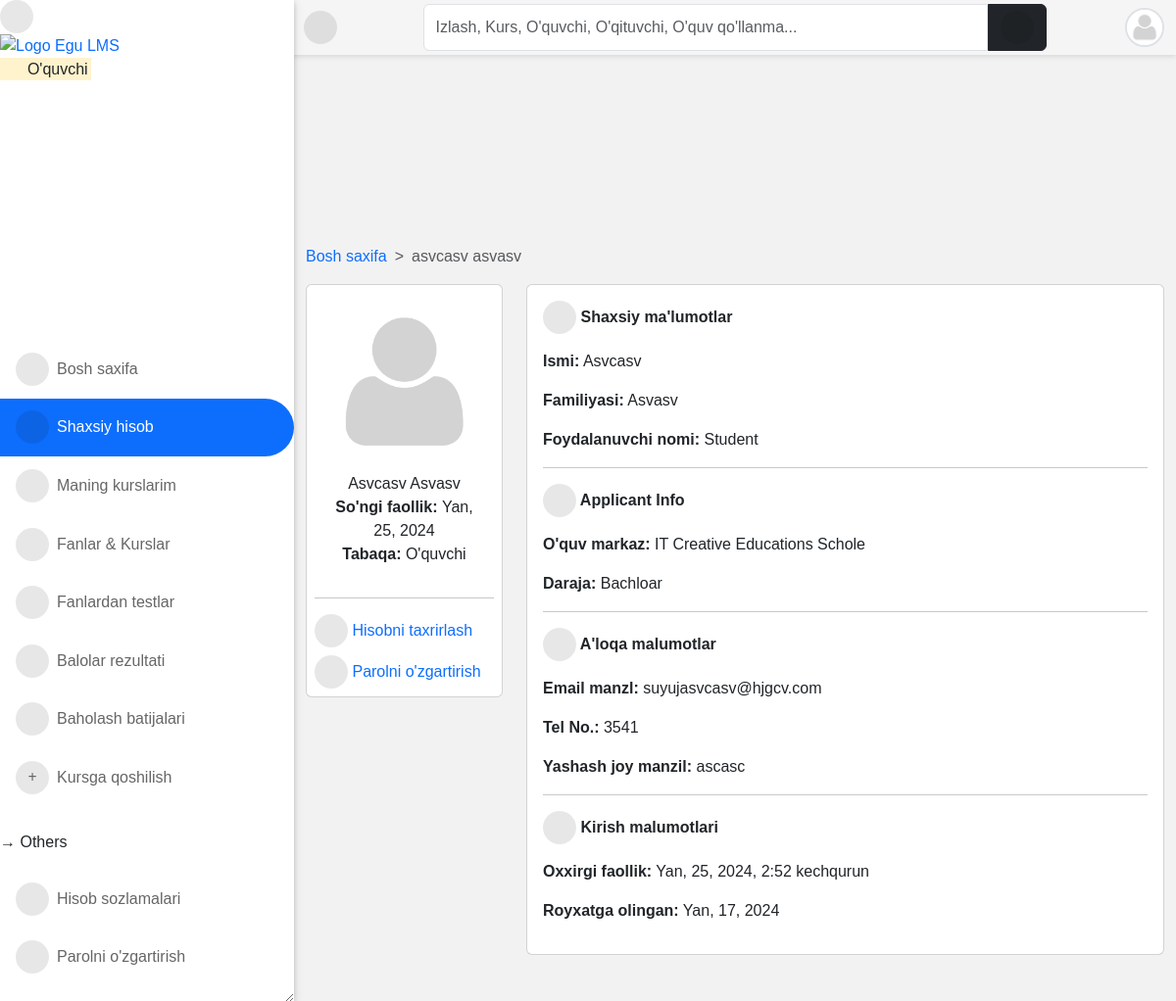
The page /accounts/profile/ (signed in) on the database its author committed.
### accounts/models.py (models this page shows, shortened)
class User(AbstractUser):
    is_student = models.BooleanField(default=False)
    is_lecturer = models.BooleanField(default=False)
    is_parent = models.BooleanField(default=False)
    is_dep_head = models.BooleanField(default=False)
    phone = models.CharField(max_length=60, blank=True, null=True)
    address = models.CharField(max_length=60, blank=True, null=True)
    picture = models.ImageField(
        upload_to="profile_pictures/%y/%m/%d/", default="default.png", null=True
    )
    email = models.EmailField(blank=True, null=True)
    username_validator = ASCIIUsernameValidator()
    objects = CustomUserManager()
    class Meta:
        ordering = ("-date_joined",)
    @property
    def get_full_name(self):
        full_name = self.username
        if self.first_name and self.last_name:
            full_name = self.first_name + " " + self.last_name
        return full_name
    @property
    def get_user_role(self):
        if self.is_superuser:
            role = "Boshliq"
        elif self.is_student:
            role = "O'quvchi"
        elif self.is_lecturer:
            role = "O'qituvchi"
        elif self.is_parent:
            role = "Ota-ona"
        return role

class Student(models.Model):
    student = models.OneToOneField(User, on_delete=models.CASCADE)
    level = models.CharField(max_length=25, choices=LEVEL, null=True)
    program = models.ForeignKey(Program, on_delete=models.CASCADE, null=True)
    objects = StudentManager()
    class Meta:
        ordering = ("-student__date_joined",)

### accounts/views.py (the view, shortened to what this page needs)
# urls.py: path("profile/", profile, name="profile"),
@login_required
def profile(request):
    current_session = Session.objects.filter(is_current_session=True).first()
    current_semester = Semester.objects.filter(
        is_current_semester=True, session=current_session
    ).first()
    if request.user.is_lecturer:
        courses = Course.objects.filter(
            allocated_course__lecturer__pk=request.user.id
        ).filter(semester=current_semester)
        return render(
            request,
            "accounts/profile.html",
            {
                "title": request.user.get_full_name,
                "courses": courses,
                "current_session": current_session,
                "current_semester": current_semester,
            },
        )
    elif request.user.is_student:
        level = Student.objects.get(student__pk=request.user.id)
        try:
            parent = Parent.objects.get(student=level)
        except:
            parent = "no parent set"
        courses = TakenCourse.objects.filter(
            student__student__id=request.user.id, course__level=level.level
        )
        context = {
            "title": request.user.get_full_name,
            "parent": parent,
            "courses": courses,
            "level": level,
            "current_session": current_session,
            "current_semester": current_semester,
        }
        return render(request, "accounts/profile.html", context)

### templates/accounts/profile.html (shortened to what this page needs)
{% extends 'base.html' %}
{% load static %}
{% load i18n %}
{% block content %}
{% if user.is_authenticated %}
<nav style="--bs-breadcrumb-divider: '>';" aria-label="breadcrumb">
    <ol class="breadcrumb">
      <li class="breadcrumb-item"><a href="/">Bosh saxifa</a></li>
      <li class="breadcrumb-item active" aria-current="page">{{ user.get_full_name }}</li>
    </ol>
</nav>
<div class="row">
    <div class="col-md-3 mx-auto">
        <div class="card  p-2">
            <div class="text-center">
                <img src="{{ user.picture.url }}" class="w-100">
                <ul class="px-2 list-unstyled">
                    <li>{{ user.get_full_name|title }}</li>
                    <li><strong>So'ngi faollik: </strong>{{ user.last_login|date }}</li>
                    <li><strong>Tabaqa: </strong>
                        {{ user.get_user_role }}
                    </li>
                </ul>
            </div>
            <hr>
            <a class="mb-2" href="{% url 'edit_profile' %}"><i class="fas fa-user-edit"></i>
                <span class="mobile-hide">Hisobni taxrirlash</span></a>
            <a href="{% url 'change_password' %}"><i class="fas fa-lock"></i><span class="mobile-hide">
                    Parolni o'zgartirish</span></a>
        </div>
    </div>
    <div class="col-md-9 mx-auto">
        <div class="card">
            <div class="card-body">
                <p class="fw-bold"><i class="fas fa-user"></i> Shaxsiy ma'lumotlar</p>
                <div class="dashboard-description">
                    <p><strong>Ismi:</strong> {{ user.first_name|title }}</p>
                    <p><strong>Familiyasi:</strong> {{ user.last_name|title }}</p>
                    <p><strong>Foydalanuvchi nomi:</strong> {{ user.username }}</p>
                </div>
                {% if user.is_student %}
                <hr>
                <p class="fw-bold"><i class="fas fa-graduation-cap"></i> Applicant Info</p>
                <div class="dashboard-description">
                    <p><strong>O'quv markaz: </strong>IT Creative Educations Schole</p>
                    <p><strong>Daraja: </strong>{{ level.level }}</p>
                </div>
                {% endif %}
                <hr>
                <p class="fw-bold"><i class="fas fa-phone-square-alt"></i> A'loqa malumotlar</p>
                <div class="dashboard-description">
                    <p><strong>Email manzl:</strong> {{ user.email }}</p>
                    <p><strong>Tel No.:</strong> {{ user.phone }}</p>
                    <p><strong>Yashash joy manzil:</strong> {{ user.address }}</p>
                </div>
                <hr>
                <p class="fw-bold"><i class="fa fa-calendar-day"></i> Kirish malumotlari</p>
                <div class="dashboard-description">
                    <p><strong>Oxxirgi faollik:</strong> {{ user.last_login }}</p>
                    <p><strong>Royxatga olingan:</strong> {{ user.date_joined|date }}</p>
                </div>
            </div>
        </div>
    </div>
</div>
{% endif %}
{% endblock content %}

### templates/aside.html (shortened to what this page needs)
{% load static %}
<div id="side-nav">
	<div class="main-menu">
			<div class="desktop-hide">
				<div class="toggle-btn" onclick="toggleSidebar()">
					<i class="fas fa-times"></i>
				</div>
			</div>
			<a href="/">
				<img src="{% static '/img/dj-lms.png' %}" width="110px" alt="Logo Egu LMS">
			</a>
			<p class="text-orange">
				<mark>
					<i class="far fa-hand-point-right"></i>
					{{ request.user.get_user_role }}
				</mark>
			</p>
		</div>
		{% url 'home' as hom %} {% url 'dashboard' as dash %} {% url 'profile' as prof %}
		{% url 'programs' as pro %} {% url 'session_list' as sess %} {% url 'semester_list' as sem %}
		{% url 'add_score' as ascore %} {% url 'grade_results' as vr %}{% url 'ass_results' as ar %}
		{% url 'course_registration' as cr %} {% url 'edit_profile' as ep %} {% url 'change_password' as cp %}
		{% url 'quiz_progress' as qpr %} {% url 'quiz_marking' as qce %} {% url 'user_course_list' as ucl %}
		<ul>
			<li class="{% if request.path == hom %}active{% endif %}">
				<a href="{% url 'home' %}"><i class="fas fa-home"></i>Bosh saxifa</a>
			</li>
			<li class="{% if request.path == prof %}active{% endif %}">
				<a href="{% url 'profile' %}"><i class="fas fa-user"></i>Shaxsiy hisob</a>
			</li>
			{% if request.user.is_lecturer or request.user.is_student %}
			<li class="{% if request.path == ucl %}active{% endif %}">
				<a href="{% url 'user_course_list' %}"><i class="fas fa-book"></i>Maning kurslarim</a>
			</li>
			{% endif %}
			<li class="{% if request.path == pro %}active{% endif %}">
				<a href="{% url 'programs' %}"><i class="fas fa-book-open"></i>Fanlar & Kurslar</a>
			</li>
			{% if request.user.is_student %}
			<li class="{% if request.path == qpr %}active{% endif %}">
				<a href="{% url 'quiz_progress' %}"><i class="fas fa-record-vinyl"></i>Fanlardan testlar</a>
			</li>
			<li class="{% if request.path == vr %}active{% endif %}">
				<a href="{% url 'grade_results' %}"><i class="fa fa-spell-check"></i>Balolar rezultati</a>
			</li>
			<li class="{% if request.path == ar %}active{% endif %}">
				<a href="{% url 'ass_results' %}"><i class="fa fa-list-ol"></i> Baholash batijalari</a>
			</li>
			<li class="{% if request.path == cr %}active{% endif %}">
				<a href="{% url 'course_registration' %}"><i class="fas fa-plus"></i>Kursga qoshilish </a>
			</li>
			{% endif %}
			<br />
			<p class="ml-3">&RightArrow; Others</p>
			<li class="{% if request.path == ep %}active{% endif %}">
				<a href="{% url 'edit_profile' %}"><i class="fas fa-cogs"></i>Hisob sozlamalari</a>
			</li>
			<li class="{% if request.path == cp %}active{% endif %}">
				<a href="{% url 'change_password' %}"><i class="fas fa-key"></i>Parolni o'zgartirish</a>
			</li>
		</ul>
	</div>
	<footer class="card-footer mt-5 pt-3 pb-5 px-2">
		<div class="col-12">
			<p class="small m-0">
				Bizning <a href="#"> Maxfiylik </a> hamda <a href="#"> Foydalanish shartlari. </a>
				<br />Student LMS &copy; <script>document.write(new Date().getFullYear());</script>
				<br />
			</p>
			<a href="https://github.com/xusanbek0071" class="btn btn-sm btn-dark mx-auto" target="_blank">
			</a>
		</div>
	</footer>

### templates/navbar.html (shortened to what this page needs)
<div id="top-navbar" class="py-1">
	<div class="container">
		<div class="nav-wrapper">
			<div class="toggle-btn" onclick="toggleSidebar()">
				<i class="fas fa-bars"></i>
			</div>
			<form class="form-header" action="{% url 'query' %}" method="GET">
				<input id="primary-search" class="form-control rounded-end-0" type="text" name="q" value="{{ request.GET.q }}"
					placeholder="Izlash, Kurs, O'quvchi, O'qituvchi, O'quv qo'llanma..." required />
				<button class="btn btn-dark rounded-start-0" type="submit">
					<i class="fas fa-search"></i>
				</button>
			</form>
			<div class="dropdown">
				<div class="avatar border border-2" type="button" data-bs-toggle="dropdown" aria-expanded="false">
					<img src="{{ request.user.picture.url }}">
				</div>
			</div>
		</div>
	</div>
</div>

### rows shown on the page
User: user.get_user_role "O'quvchi", user.picture (placeholder picture), get_full_name "asvcasv asvasv", picture (placeholder picture), get_full_name "Asvcasv Asvasv", last_login "Yan, 25, 2024", get_user_role "O'quvchi", first_name "Asvcasv", last_name "Asvasv", username "Student", email "suyujasvcasv@hjgcv.com", phone "3541", address "ascasc", last_login "Yan, 25, 2024, 2:52 kechqurun", date_joined "Yan, 17, 2024"
Student: level "Bachloar"
